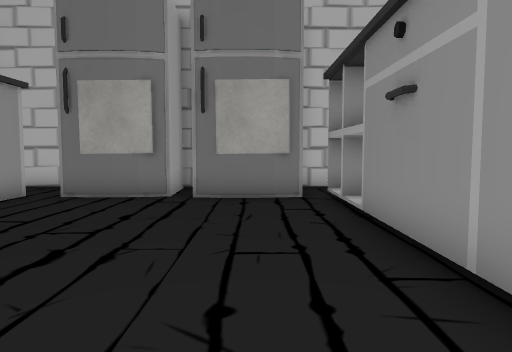
view 1 (above)

18 first-person views from a walk through a 3-D level made in the Unity game engine. The camera is 1.2 m above the floor, tilts 4° down and sees 70° across. The floor is counted in squares, 1 m on a side. Each view is taken from the middle of a square. On the plan, view 1 faces up. The plan holds only what a view shows up to about 15 squares ahead; the rest is blank. The player character is not drawn. Some surface patterns are stand-ins.

view 2
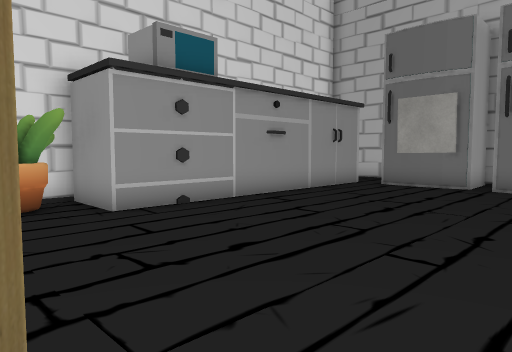

view 3
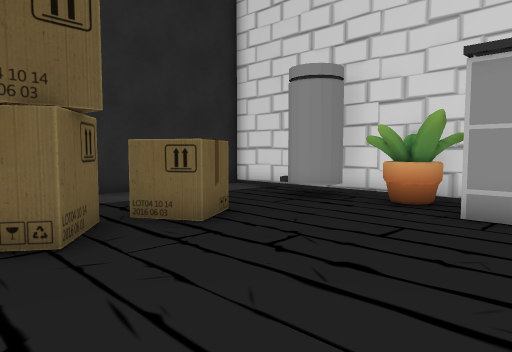

view 4
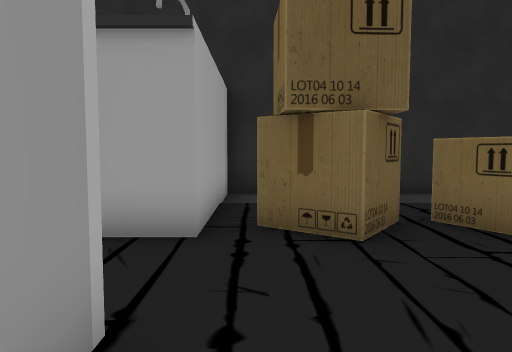

view 5
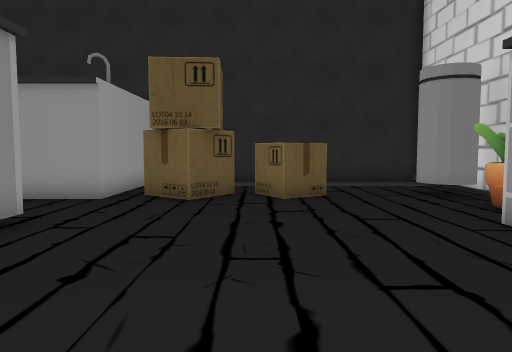

view 6
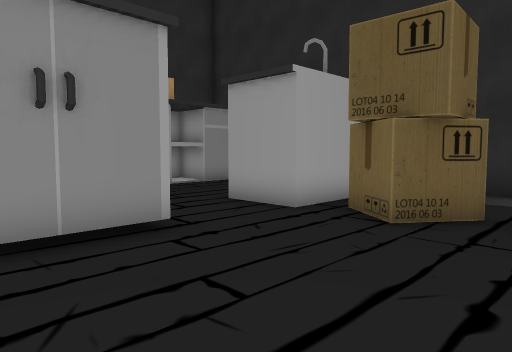

view 7
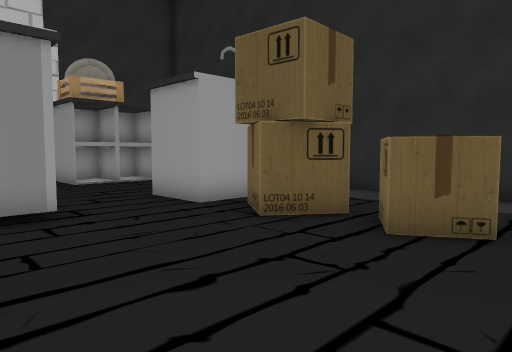

view 8
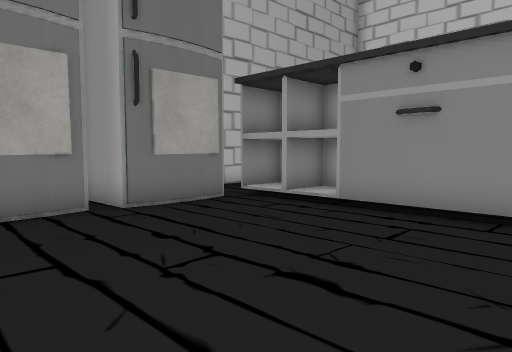

view 9
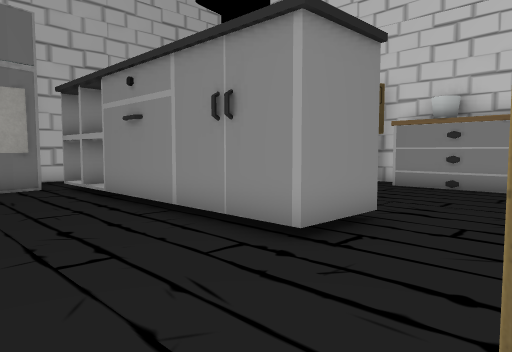

view 10
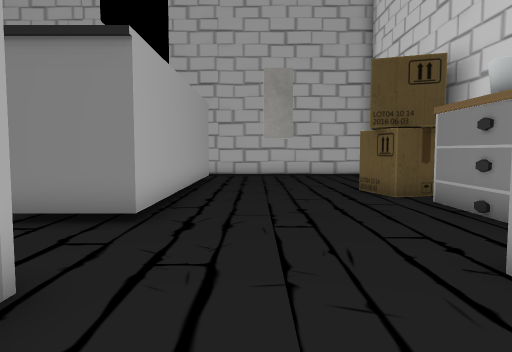

view 11
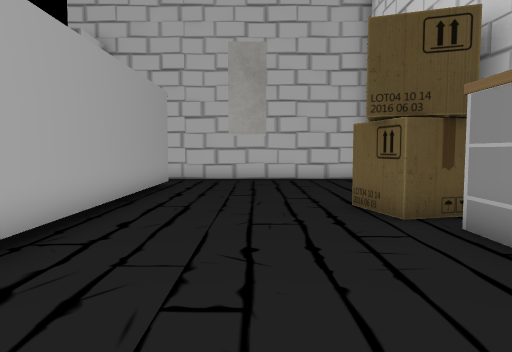

view 12
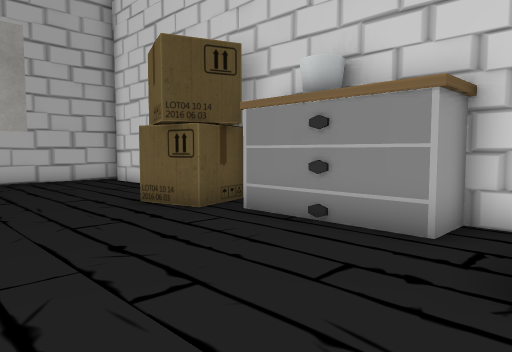

view 13
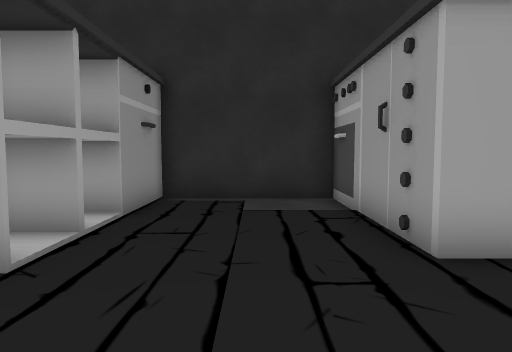

view 14
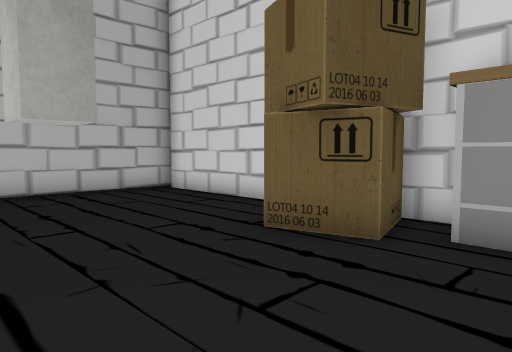

view 15
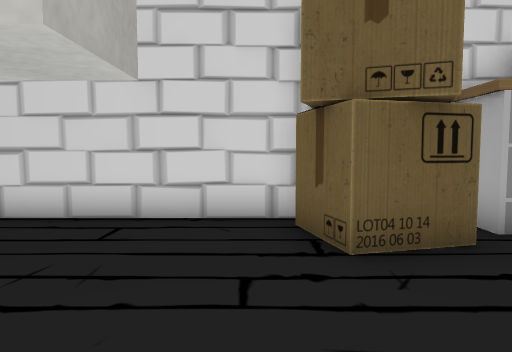

view 16
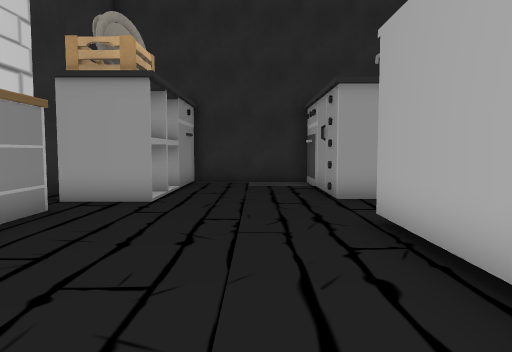

view 17
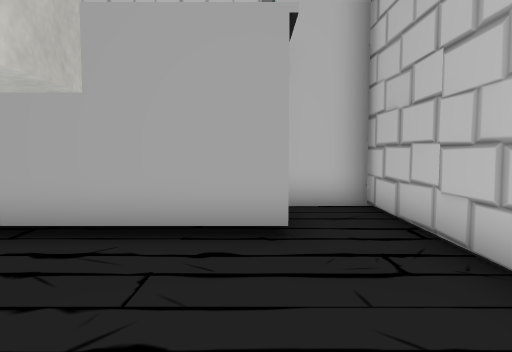

view 18
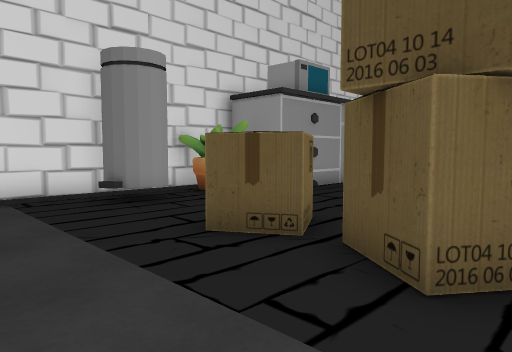

### Floor plan
Key: @ floor where view 1 was taken; # wall or solid block; . floor; ^ raised ledge; B bin; L block; O other object.
Columns run from 9 left of view 1 to 12 right of it. Each row starts with its distance up from view 1.
 12    #   O  O##########
 11    #   O  O..........#
 10    #  OO  O..........#
  9    #OOO.OOO###.......#
  8    #.......###..L....#
  7    #.......###.LL....#
  6    #.......###.......#
  5    #.......###....OOO#
  4    #.......###....OOO#
  3    ^.......###.....OOO
  2    O.......###.....OO
  1    O.......###.....O
  0 ##^O.....@.###.....O
 -1 #OO................OOO
 -2 #OO..................#
 -3 #BB...O.OO.###....^#.#
 -4 #BB..OOOOOO###....##.#
 -5 #.....O..O.###....^#
 -6 #..........###....##
 -7 #..........###....#
 -8 #..........###....#
 -9 ###################

Positions as (right, up) in squares from view 1, and headings:
1: (0, 0), facing up
2: (1, -3), facing up-left
3: (1, 2), facing down-left
4: (1, 2), facing down
5: (-2, 6), facing down
6: (-3, 3), facing down-right
7: (-5, 2), facing down-right
8: (-5, 2), facing up-right
9: (-2, -3), facing up-right
10: (6, -6), facing up
11: (7, -3), facing up
12: (5, -3), facing up-right
13: (6, 1), facing down
14: (5, 1), facing up-right
15: (5, 6), facing right
16: (6, 6), facing down
17: (9, 9), facing left
18: (1, -8), facing up-left
